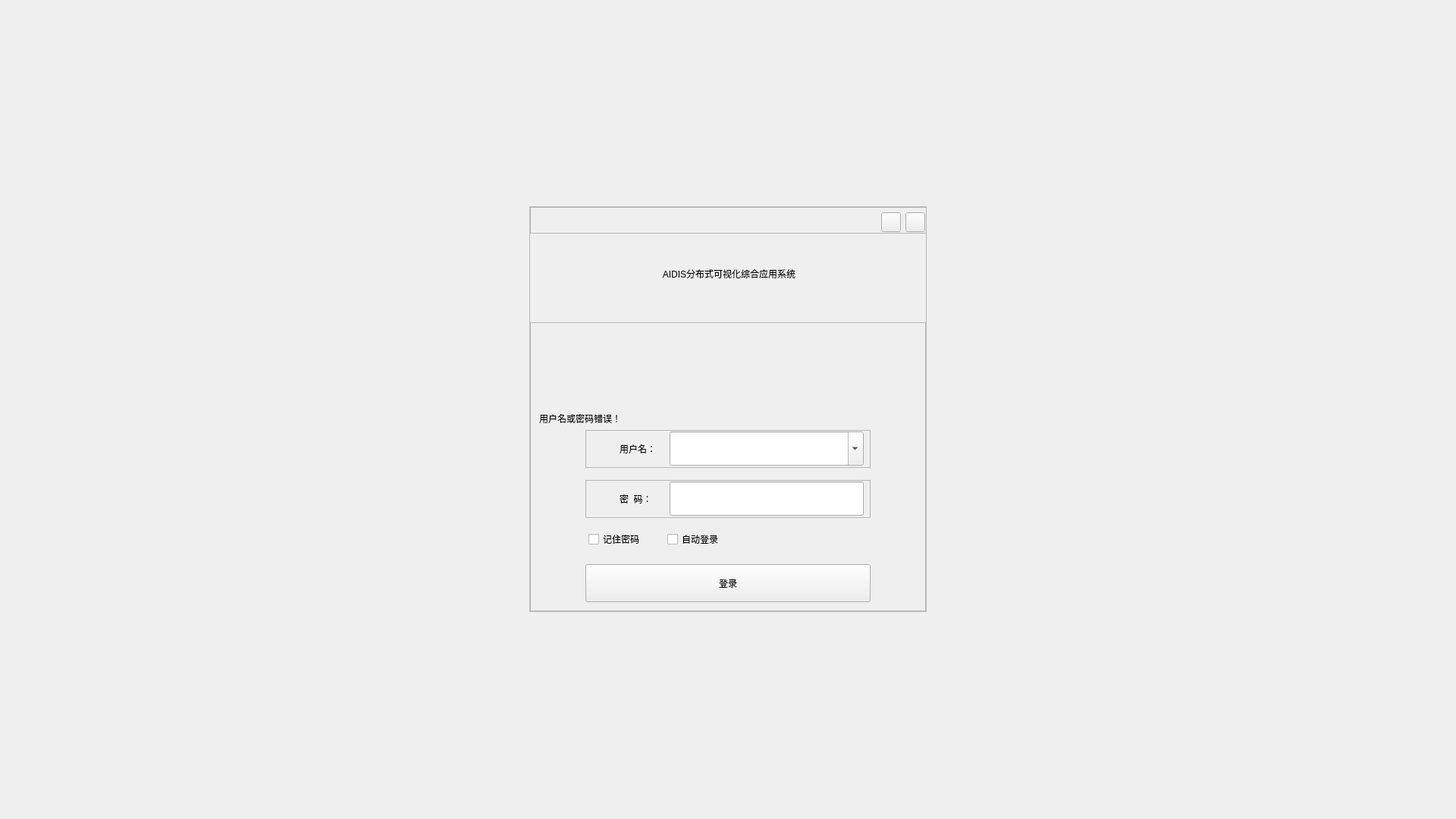
<?xml version="1.0" encoding="UTF-8"?>
<ui version="4.0">
 <class>ScreenLoginWidget</class>
 <widget class="QWidget" name="ScreenLoginWidget">
  <property name="geometry">
   <rect>
    <x>0</x>
    <y>0</y>
    <width>1920</width>
    <height>1080</height>
   </rect>
  </property>
  <property name="minimumSize">
   <size>
    <width>1920</width>
    <height>1080</height>
   </size>
  </property>
  <property name="maximumSize">
   <size>
    <width>1920</width>
    <height>1080</height>
   </size>
  </property>
  <property name="windowTitle">
   <string/>
  </property>
  <property name="windowOpacity">
   <double>1.000000000000000</double>
  </property>
  <property name="styleSheet">
   <string notr="true"/>
  </property>
  <layout class="QGridLayout" name="gridLayout">
   <item row="0" column="0">
    <widget class="QFrame" name="LoginFrame">
     <property name="minimumSize">
      <size>
       <width>524</width>
       <height>535</height>
      </size>
     </property>
     <property name="maximumSize">
      <size>
       <width>524</width>
       <height>535</height>
      </size>
     </property>
     <property name="frameShape">
      <enum>QFrame::StyledPanel</enum>
     </property>
     <property name="frameShadow">
      <enum>QFrame::Raised</enum>
     </property>
     <layout class="QGridLayout" name="gridLayout_19">
      <property name="leftMargin">
       <number>0</number>
      </property>
      <property name="topMargin">
       <number>0</number>
      </property>
      <property name="rightMargin">
       <number>0</number>
      </property>
      <property name="bottomMargin">
       <number>0</number>
      </property>
      <property name="spacing">
       <number>0</number>
      </property>
      <item row="0" column="0">
       <widget class="QFrame" name="menuFrame">
        <property name="minimumSize">
         <size>
          <width>524</width>
          <height>35</height>
         </size>
        </property>
        <property name="maximumSize">
         <size>
          <width>524</width>
          <height>35</height>
         </size>
        </property>
        <property name="frameShape">
         <enum>QFrame::StyledPanel</enum>
        </property>
        <property name="frameShadow">
         <enum>QFrame::Raised</enum>
        </property>
        <layout class="QHBoxLayout" name="horizontalLayout_71">
         <property name="spacing">
          <number>4</number>
         </property>
         <property name="leftMargin">
          <number>2</number>
         </property>
         <property name="topMargin">
          <number>5</number>
         </property>
         <property name="rightMargin">
          <number>2</number>
         </property>
         <property name="bottomMargin">
          <number>0</number>
         </property>
         <item>
          <layout class="QHBoxLayout" name="horizontalLayout_72">
           <item>
            <spacer name="horizontalSpacer_21">
             <property name="orientation">
              <enum>Qt::Horizontal</enum>
             </property>
             <property name="sizeHint" stdset="0">
              <size>
               <width>40</width>
               <height>18</height>
              </size>
             </property>
            </spacer>
           </item>
           <item>
            <widget class="QPushButton" name="loginMiniButton">
             <property name="minimumSize">
              <size>
               <width>26</width>
               <height>26</height>
              </size>
             </property>
             <property name="maximumSize">
              <size>
               <width>26</width>
               <height>26</height>
              </size>
             </property>
             <property name="text">
              <string/>
             </property>
            </widget>
           </item>
           <item>
            <widget class="QPushButton" name="loginCloseButtton">
             <property name="minimumSize">
              <size>
               <width>26</width>
               <height>26</height>
              </size>
             </property>
             <property name="maximumSize">
              <size>
               <width>26</width>
               <height>26</height>
              </size>
             </property>
             <property name="text">
              <string/>
             </property>
            </widget>
           </item>
          </layout>
         </item>
        </layout>
       </widget>
      </item>
      <item row="4" column="0">
       <widget class="QFrame" name="switchFrame">
        <property name="frameShape">
         <enum>QFrame::StyledPanel</enum>
        </property>
        <property name="frameShadow">
         <enum>QFrame::Raised</enum>
        </property>
        <layout class="QVBoxLayout" name="verticalLayout">
         <item>
          <widget class="QLabel" name="labelError_1">
           <property name="text">
            <string>用户名或密码错误！</string>
           </property>
           <property name="alignment">
            <set>Qt::AlignBottom|Qt::AlignLeading|Qt::AlignLeft</set>
           </property>
          </widget>
         </item>
         <item>
          <layout class="QHBoxLayout" name="horizontalLayout_9">
           <item>
            <spacer name="horizontalSpacer_3">
             <property name="orientation">
              <enum>Qt::Horizontal</enum>
             </property>
             <property name="sizeHint" stdset="0">
              <size>
               <width>40</width>
               <height>20</height>
              </size>
             </property>
            </spacer>
           </item>
           <item>
            <widget class="QFrame" name="commonUserFrame">
             <property name="minimumSize">
              <size>
               <width>376</width>
               <height>50</height>
              </size>
             </property>
             <property name="maximumSize">
              <size>
               <width>376</width>
               <height>50</height>
              </size>
             </property>
             <property name="frameShape">
              <enum>QFrame::StyledPanel</enum>
             </property>
             <property name="frameShadow">
              <enum>QFrame::Raised</enum>
             </property>
             <layout class="QHBoxLayout" name="horizontalLayout_8">
              <property name="leftMargin">
               <number>0</number>
              </property>
              <property name="topMargin">
               <number>0</number>
              </property>
              <property name="rightMargin">
               <number>0</number>
              </property>
              <property name="bottomMargin">
               <number>0</number>
              </property>
              <item>
               <widget class="QPushButton" name="userNameFrame">
                <property name="minimumSize">
                 <size>
                  <width>26</width>
                  <height>28</height>
                 </size>
                </property>
                <property name="maximumSize">
                 <size>
                  <width>26</width>
                  <height>28</height>
                 </size>
                </property>
                <property name="text">
                 <string/>
                </property>
                <property name="flat">
                 <bool>true</bool>
                </property>
               </widget>
              </item>
              <item>
               <widget class="QLabel" name="userNameLabel">
                <property name="minimumSize">
                 <size>
                  <width>54</width>
                  <height>15</height>
                 </size>
                </property>
                <property name="maximumSize">
                 <size>
                  <width>54</width>
                  <height>15</height>
                 </size>
                </property>
                <property name="text">
                 <string>用户名：</string>
                </property>
               </widget>
              </item>
              <item>
               <widget class="QComboBox" name="commonCombobox">
                <property name="minimumSize">
                 <size>
                  <width>256</width>
                  <height>45</height>
                 </size>
                </property>
                <property name="maximumSize">
                 <size>
                  <width>256</width>
                  <height>45</height>
                 </size>
                </property>
                <property name="styleSheet">
                 <string notr="true"/>
                </property>
                <property name="editable">
                 <bool>true</bool>
                </property>
               </widget>
              </item>
             </layout>
            </widget>
           </item>
           <item>
            <spacer name="horizontalSpacer_4">
             <property name="orientation">
              <enum>Qt::Horizontal</enum>
             </property>
             <property name="sizeHint" stdset="0">
              <size>
               <width>40</width>
               <height>20</height>
              </size>
             </property>
            </spacer>
           </item>
          </layout>
         </item>
         <item>
          <layout class="QHBoxLayout" name="horizontalLayout_10">
           <property name="topMargin">
            <number>10</number>
           </property>
           <item>
            <spacer name="horizontalSpacer_9">
             <property name="orientation">
              <enum>Qt::Horizontal</enum>
             </property>
             <property name="sizeHint" stdset="0">
              <size>
               <width>40</width>
               <height>20</height>
              </size>
             </property>
            </spacer>
           </item>
           <item>
            <widget class="QFrame" name="commonKeyFrame">
             <property name="minimumSize">
              <size>
               <width>376</width>
               <height>50</height>
              </size>
             </property>
             <property name="maximumSize">
              <size>
               <width>376</width>
               <height>50</height>
              </size>
             </property>
             <property name="frameShape">
              <enum>QFrame::StyledPanel</enum>
             </property>
             <property name="frameShadow">
              <enum>QFrame::Raised</enum>
             </property>
             <layout class="QHBoxLayout" name="horizontalLayout">
              <property name="leftMargin">
               <number>0</number>
              </property>
              <property name="topMargin">
               <number>0</number>
              </property>
              <property name="rightMargin">
               <number>0</number>
              </property>
              <property name="bottomMargin">
               <number>0</number>
              </property>
              <item>
               <widget class="QPushButton" name="userKeyFrame">
                <property name="minimumSize">
                 <size>
                  <width>26</width>
                  <height>28</height>
                 </size>
                </property>
                <property name="maximumSize">
                 <size>
                  <width>26</width>
                  <height>28</height>
                 </size>
                </property>
                <property name="text">
                 <string/>
                </property>
                <property name="flat">
                 <bool>true</bool>
                </property>
               </widget>
              </item>
              <item>
               <widget class="QLabel" name="userKeyLabel">
                <property name="minimumSize">
                 <size>
                  <width>54</width>
                  <height>15</height>
                 </size>
                </property>
                <property name="maximumSize">
                 <size>
                  <width>54</width>
                  <height>15</height>
                 </size>
                </property>
                <property name="text">
                 <string>密  码：</string>
                </property>
               </widget>
              </item>
              <item>
               <widget class="QLineEdit" name="userKeyLineEdit">
                <property name="minimumSize">
                 <size>
                  <width>256</width>
                  <height>45</height>
                 </size>
                </property>
                <property name="maximumSize">
                 <size>
                  <width>256</width>
                  <height>45</height>
                 </size>
                </property>
                <property name="echoMode">
                 <enum>QLineEdit::Password</enum>
                </property>
               </widget>
              </item>
             </layout>
            </widget>
           </item>
           <item>
            <spacer name="horizontalSpacer_10">
             <property name="orientation">
              <enum>Qt::Horizontal</enum>
             </property>
             <property name="sizeHint" stdset="0">
              <size>
               <width>40</width>
               <height>20</height>
              </size>
             </property>
            </spacer>
           </item>
          </layout>
         </item>
         <item>
          <layout class="QHBoxLayout" name="horizontalLayout_63">
           <property name="spacing">
            <number>6</number>
           </property>
           <property name="leftMargin">
            <number>65</number>
           </property>
           <property name="topMargin">
            <number>10</number>
           </property>
           <property name="rightMargin">
            <number>74</number>
           </property>
           <item>
            <widget class="QCheckBox" name="rememberKeyCheckBox">
             <property name="minimumSize">
              <size>
               <width>98</width>
               <height>24</height>
              </size>
             </property>
             <property name="maximumSize">
              <size>
               <width>98</width>
               <height>24</height>
              </size>
             </property>
             <property name="styleSheet">
              <string notr="true"/>
             </property>
             <property name="text">
              <string>记住密码</string>
             </property>
            </widget>
           </item>
           <item>
            <widget class="QCheckBox" name="autoLoginCheckBox">
             <property name="minimumSize">
              <size>
               <width>98</width>
               <height>24</height>
              </size>
             </property>
             <property name="maximumSize">
              <size>
               <width>98</width>
               <height>24</height>
              </size>
             </property>
             <property name="text">
              <string>自动登录</string>
             </property>
            </widget>
           </item>
           <item>
            <spacer name="horizontalSpacer_20">
             <property name="orientation">
              <enum>Qt::Horizontal</enum>
             </property>
             <property name="sizeHint" stdset="0">
              <size>
               <width>88</width>
               <height>20</height>
              </size>
             </property>
            </spacer>
           </item>
          </layout>
         </item>
         <item>
          <layout class="QHBoxLayout" name="horizontalLayout_3">
           <property name="spacing">
            <number>0</number>
           </property>
           <property name="topMargin">
            <number>15</number>
           </property>
           <item>
            <spacer name="horizontalSpacer">
             <property name="orientation">
              <enum>Qt::Horizontal</enum>
             </property>
             <property name="sizeHint" stdset="0">
              <size>
               <width>40</width>
               <height>20</height>
              </size>
             </property>
            </spacer>
           </item>
           <item>
            <widget class="QPushButton" name="commonUserLoginButton">
             <property name="minimumSize">
              <size>
               <width>376</width>
               <height>50</height>
              </size>
             </property>
             <property name="maximumSize">
              <size>
               <width>376</width>
               <height>50</height>
              </size>
             </property>
             <property name="text">
              <string>登录</string>
             </property>
            </widget>
           </item>
           <item>
            <spacer name="horizontalSpacer_2">
             <property name="orientation">
              <enum>Qt::Horizontal</enum>
             </property>
             <property name="sizeHint" stdset="0">
              <size>
               <width>40</width>
               <height>20</height>
              </size>
             </property>
            </spacer>
           </item>
          </layout>
         </item>
        </layout>
       </widget>
      </item>
      <item row="3" column="0">
       <spacer name="verticalSpacer_4">
        <property name="orientation">
         <enum>Qt::Vertical</enum>
        </property>
        <property name="sizeType">
         <enum>QSizePolicy::Fixed</enum>
        </property>
        <property name="sizeHint" stdset="0">
         <size>
          <width>20</width>
          <height>50</height>
         </size>
        </property>
       </spacer>
      </item>
      <item row="1" column="0">
       <spacer name="verticalSpacer_3">
        <property name="orientation">
         <enum>Qt::Vertical</enum>
        </property>
        <property name="sizeType">
         <enum>QSizePolicy::Fixed</enum>
        </property>
        <property name="sizeHint" stdset="0">
         <size>
          <width>20</width>
          <height>38</height>
         </size>
        </property>
       </spacer>
      </item>
      <item row="2" column="0">
       <layout class="QHBoxLayout" name="horizontalLayout_57">
        <property name="leftMargin">
         <number>80</number>
        </property>
        <property name="rightMargin">
         <number>79</number>
        </property>
        <item>
         <widget class="QLabel" name="loginTitleLabel">
          <property name="minimumSize">
           <size>
            <width>365</width>
            <height>29</height>
           </size>
          </property>
          <property name="maximumSize">
           <size>
            <width>365</width>
            <height>29</height>
           </size>
          </property>
          <property name="text">
           <string>AIDIS分布式可视化综合应用系统</string>
          </property>
          <property name="alignment">
           <set>Qt::AlignCenter</set>
          </property>
         </widget>
        </item>
       </layout>
      </item>
     </layout>
    </widget>
   </item>
  </layout>
 </widget>
 <layoutdefault spacing="6" margin="11"/>
 <tabstops>
  <tabstop>loginMiniButton</tabstop>
  <tabstop>loginCloseButtton</tabstop>
  <tabstop>autoLoginCheckBox</tabstop>
  <tabstop>commonUserLoginButton</tabstop>
  <tabstop>userKeyFrame</tabstop>
  <tabstop>userNameFrame</tabstop>
  <tabstop>userKeyLineEdit</tabstop>
  <tabstop>rememberKeyCheckBox</tabstop>
 </tabstops>
 <resources/>
 <connections/>
</ui>
